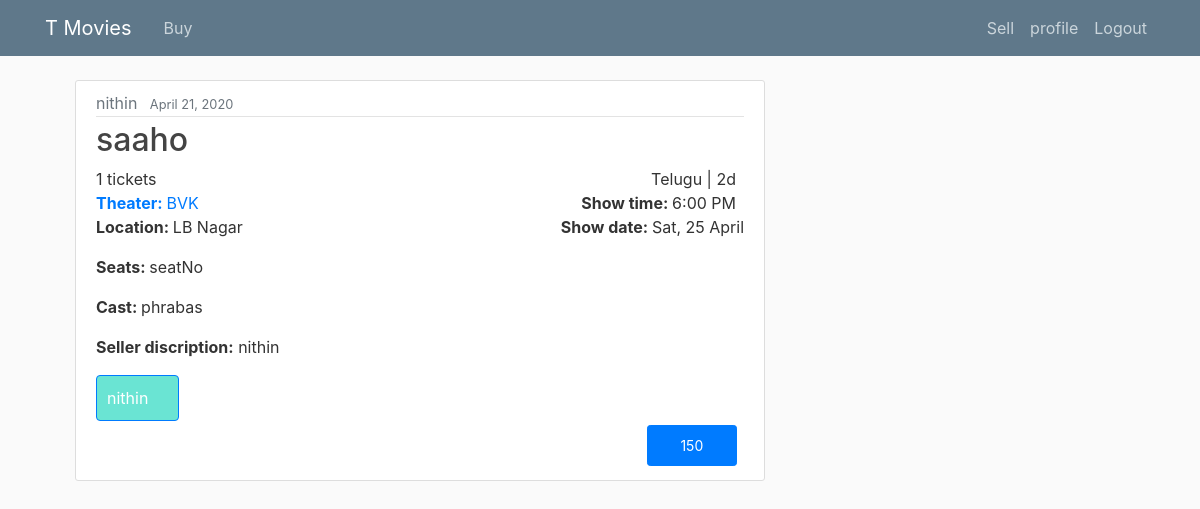
/post/1/ (signed in), run on an earlier commit of the app's database.
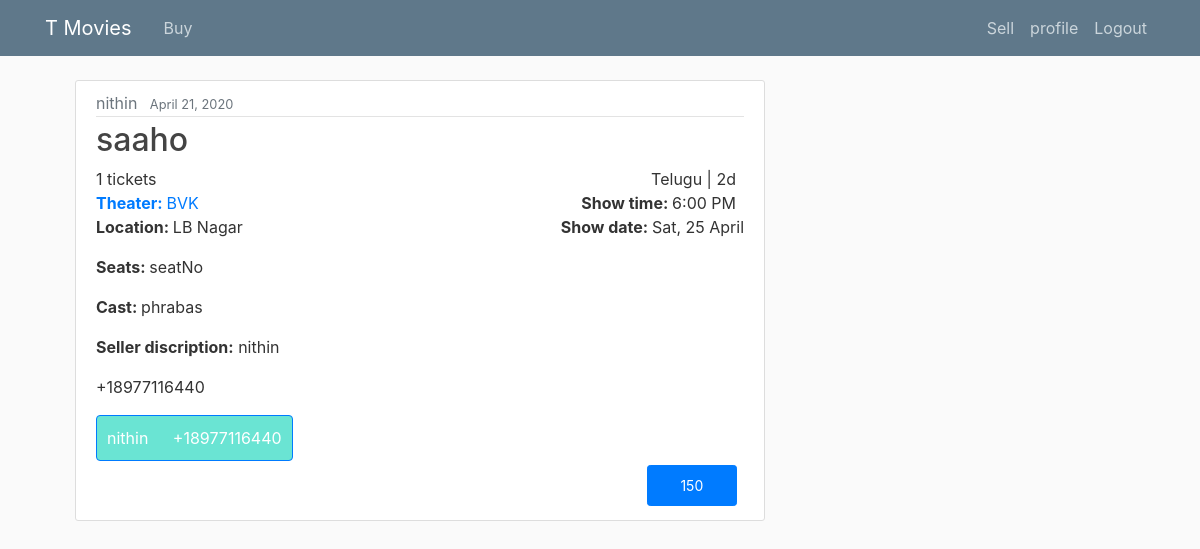
And on a later commit of the database.
### user/models.py (models this page shows, shortened)
class Profile(models.Model):
    user = models.OneToOneField(User, on_delete=models.CASCADE)
    image = models.ImageField(default='default.jpg', upload_to='profile_pics')
    phoneNo = PhoneField(blank=True, help_text='Contact phone number')

### post/views.py (the view)
class PostDetailView(LoginRequiredMixin,DetailView):
    model = Post
    context_object_name='post'
    def get_context_data(self,**kwarags):
        user=get_object_or_404(Post,pk=self.kwargs.get('pk'))
        context = super().get_context_data(**kwarags)
        context['profile']=Profile.objects.filter(user=user.seller).first()
        return context

### post/templates/post/post_detail.html (shortened to what this page needs)
{% extends "post/base.html" %}
{% block content %}
    <article class="media content-section">
        <div class="media-body">
            <div class="article-metadata">
                <a class="text-muted mr-2" href="{% url 'user_posts' post.seller.username %}">{{ post.seller }}</a>
                <small class="text-muted">{{ post.date_posted|date:"N d, Y" }}</small>
            </div>
            <h2><a class="article-title" href="{%url 'movie_posts' post.movie %}">{{ post.movie }}</a></h2>
            <div class="float-right mr-2 ">{{post.language}} | {{post.movie_type}}</div>
            <a class="article-content">{{post.tickets}} tickets</a>
            <br>
            <div class="float-right mr-2"><b>Show time: </b>{{post.show_date|time:"g:i A"}}</div>
            <a class="article-content" href="#"><b>Theater: </b>{{ post.theater }}</a>
            <br>
            <div class="float-right"><b>Show date: </b>{{post.show_date|date:"D, d N"}}  </div>
            <p class="article-content"><b>Location: </b>{{ post.theater_location }}</p>
            <p ><b>Seats: </b>{{ post.seatNo }}</p>
            <p ><b>Cast: </b>{{ post.cast }}</p>
            {% if post.seller != user%}
                <p><b>Seller discription:</b> {{ post.seller }}</p>
                <p>{{profile.phoneNo}}</p>
                <a class="btn btn-primary " href="tel:{{profile.phoneNo}}" style="padding:10px;background-color:rgb(106, 228, 211)">
                    {{ post.seller }} <span class="glyphicon glyphicon-earphone" style="padding-left:10px; padding-right:10px;"></span>{{profile.phoneNo}}
                 </a>
                <div>
                    <a style="margin-left:85%; padding: 9px; width: 90px;" class="btn btn-primary btn-sm mt-1 mb-1 " href="{% url 'payments' profile.pk %}">{{ post.cost }}</a>
                </div>
            {% endif %}
        </div>
    </article>
{% endblock content %}

What changed in the data, as far as the page shows it:
now on this page (row edited): Profile: phoneNo "+18977116440"
